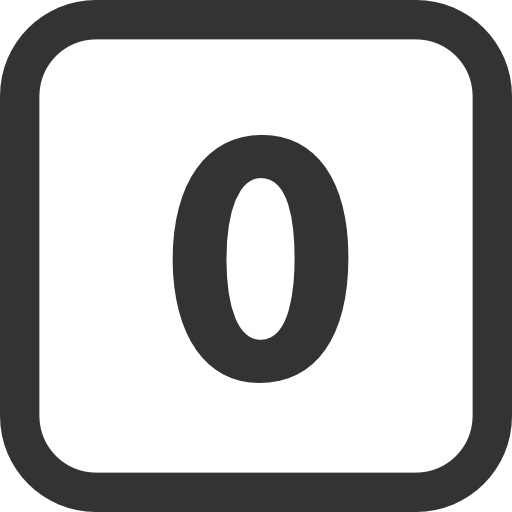
#> input picture WebContent/number/number0.png, 512 x 512 px
$ python predict_digit.py ../../../WebContent/number/number0.png   (older library calls are emulated)
#> lines starting #> are read from the running program, lines starting #| are printed output that depends on the picture
import os, sys, math
from sklearn import datasets, svm
import joblib

# モデルファイル名
DIGITS_PKL = "digit-clf.pkl"

# 予測モデルを作成する
def train_digits():
	# 手書き数字データを読み込む
	digits = datasets.load_digits()
	# 訓練する
	data_train = digits.data
	label_train = digits.target
	clf = svm.SVC( gamma=0.001 )
	clf.fit( data_train, label_train )

	# 予測モデルを保存
	joblib.dump( clf, DIGITS_PKL )
	print("予測モデルを保存しました=", DIGITS_PKL)
	return clf


# データから数字を予測する
def predict_digits(data):
	# モデルファイルを読み込む
	if not os.path.exists(DIGITS_PKL):
		clf = train_digits() # モデルがなければ生成
	clf = joblib.load(DIGITS_PKL)
	# 予測
	n = clf.predict([data])
	print("判定結果=", n)

# 手書き数字画像を8×8グレイスケールのデータ配列に変換
def image_to_data( imagefile ):
#> called with imagefile = '../../../WebContent/number/number0.png'
	import numpy as np
	from PIL import Image
	image = Image.open( imagefile ).convert('L')
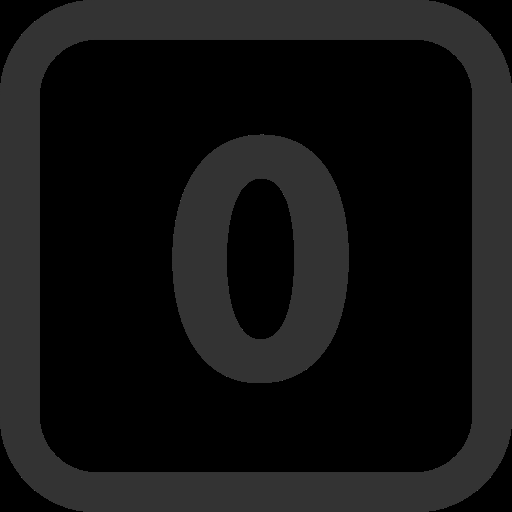
#> image: PIL image 512x512 L; min 0, max 85, mean 19
	image = image.resize( (8,8), Image.ANTIALIAS )
	img = np.asarray( image, dtype=float )
	img = np.floor(16 - 16 * (img / 256) ) # 行例演算
	# 変換後の画像を表示
	import matplotlib.pyplot as plt
	plt.imshow(img)
	plt.gray()
	plt.show()
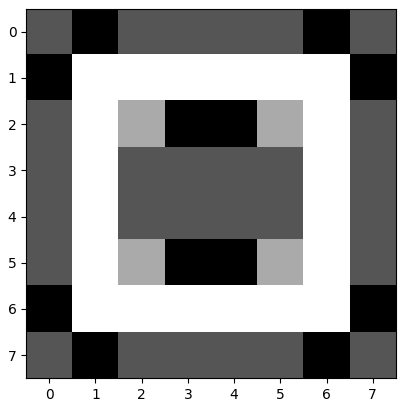
#> figure drawn by matplotlib, 1 panel
	img = img.flatten()
#> img = 64 values, max 16 at index 9, min 13 at index 1, mean 14.5
	print(img)
#| [14. 13. 14. 14. 14. 14. 13. 14. 13. 16. 16. 16. 16. 16. 16. 13. 14. 16.
#|  15. 13. 13. 15. 16. 14. 14. 16. 14. 14. 14. 14. 16. 14. 14. 16. 14. 14.
#|  14. 14. 16. 14. 14. 16. 15. 13. 13. 15. 16. 14. 13. 16. 16. 16. 16. 16.
#|  16. 13. 14. 13. 14. 14. 14. 14. 13. 14.]
	return img

def main():
	if len(sys.argv) <= 1:
		print("USAGE:")
		print("python3 predict_digit.py imagefile")
		return
	imagefile = sys.argv[1]
	data = image_to_data(imagefile)
#> data has the same summary as img in image_to_data
	predict_digits(data)
#> (reads Python/chapter5/5-4/digit-clf.pkl from the repository)
#> in predict_digits, `n = clf.predict([data])`: n = [1]
#| 判定結果= [1]

if __name__ == '__main__':
	main()
